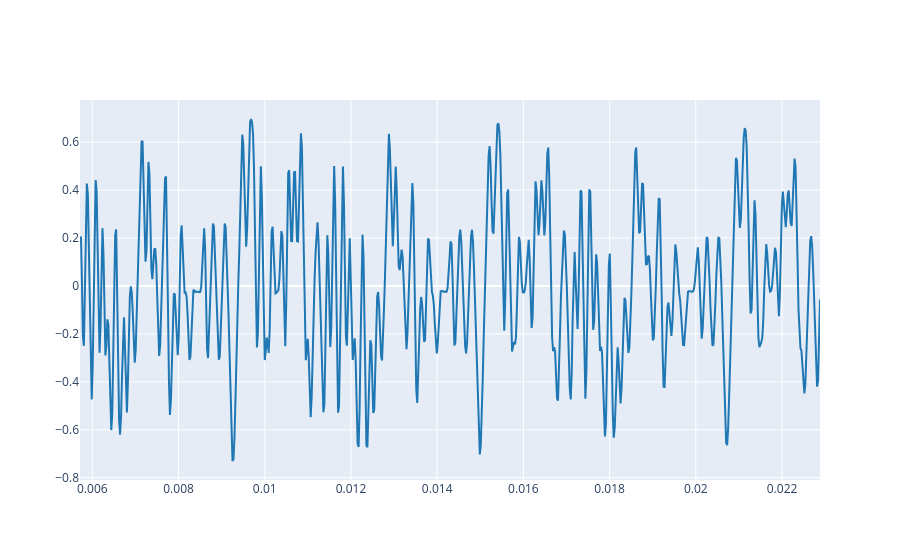

This figure's notebook cell:
### Markdown cell above
2.3. Plot three periods of the signal using the `plot_signals` function and selecting `t_start` and `t_end` arguments accordingly. Try to get the first periods of the audio signal but avoiding the attack section.

### Code cell
# Ploting the sound
plot_signals(ref, fs, period, period*4)

### Figure 1 — Plotly figure (JSON) as saved in the notebook; plotly's stock layout.template omitted (floating-point values rounded to 4 significant figures; data arrays with more than 128 entries replaced by an {"elided": "..."} marker saying what was removed)
{"data": [{"line": {"color": "#1f77b4", "shape": "linear"}, "mode": "lines", "name": "audio signal 0", "type": "scatter", "x": {"elided": "758 float values"}, "y": {"elided": "758 float values"}}], "layout": {}}
